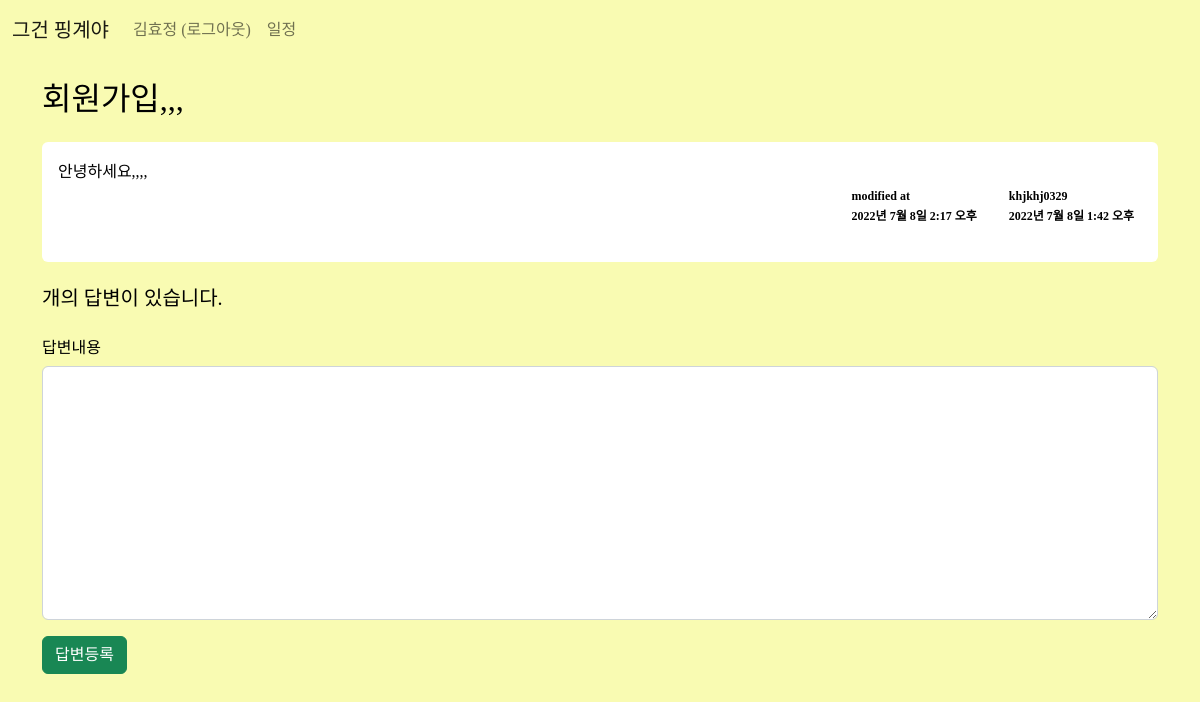
Page /2/ (signed in) on the committed database.
### excuse/models.py (models this page shows, shortened)
class Excuse(models.Model):
    author = models.ForeignKey(User, on_delete=models.CASCADE)
    subject = models.CharField(max_length=200)
    content = models.TextField()
    create_date = models.DateTimeField()
    modify_date = models.DateTimeField(null=True, blank=True)

### excuse/views.py (the view)
# urls.py: path('<int:question_id>/', views.detail, name='detail'),
def detail(request, question_id):
    question = get_object_or_404(Excuse, pk=question_id)
    context = {'question': question}
    return render(request, 'excuse/excuse_detail.html', context)

### templates/excuse/excuse_detail.html (shortened to what this page needs)
{% extends 'base.html' %}
{% block content %}
{% load static %}
<link rel="stylesheet" href="{% static 'css/answer.css' %}">
<div class="container my-3">
<h2 class="border-bottom py-2">{{ question.subject }}</h2>
<div class="card my-3">
    <div class="card-body">
        <div class="card-text" style="white-space: pre-line;">{{ question.content }}</div>
        <div class="d-flex justify-content-end">
            {% if question.modify_date %}
            <div class="badge bg-light text-dark p-2 text-start mx-3">
                <div class="mb-2">modified at</div>
                <div>{{ question.modify_date }}</div>
            </div>
            {% endif %}
            <div class="badge bg-light text-dark p-2 text-start">
                <div class="mb-2">{{ question.author.username }}</div>
                <div>{{ question.create_date }}</div>
            </div>
        </div>
    </div>
</div>
    <h5 class="border-bottom my-3 py-2">{{question.answer_set.count}}개의 답변이 있습니다.</h5>
<form action="{% url 'excuse:board_create' question.id %}" method="post" class="my-3">
    <div class="mb-3">
        <label for="content" class="form-label">답변내용</label>
        <textarea {% if not user.is_authenticated %}disabled{% endif %}
              name="content" id="content" class="form-control" rows="10"></textarea>
    </div>
    <input type="submit" value="답변등록" class="btn btn-success">
</form>
</div>
{% endblock %}

### templates/navbar.html (shortened to what this page needs)
<nav class="navbar navbar-expand-lg navbar-light bg-light border-bottom">
    <div class="container-fluid">
        <a class="navbar-brand" href="{% url 'excuse:index' %}">그건 핑계야</a>
        <div class="collapse navbar-collapse" id="navbarSupportedContent">
            <ul class="navbar-nav">
                <li class="nav-item">
                    {% if user.is_authenticated %}
                    <a class="nav-link" href="{% url 'common:logout' %}">{{ user.username }} (로그아웃)</a>
                    {% else %}
                    <a class="nav-link" href="{% url 'common:login' %}">로그인</a>
                    {% endif %}
                </li>
                <li>
                    <a class="nav-link" href="{% url 'calendar:calendar' %}">일정</a>
                </li>
            </ul>
        </div>
    </div>
</nav>

### static/css/answer.css (style rules this page uses)
body { background-color: #F9FBB2; }

### rows in the picture
Excuse: subject "회원가입,,,", content "안녕하세요,,,,", modify_date "2022년 7월 8일 2:17 오후", author.username "khjkhj0329", create_date "2022년 7월 8일 1:42 오후"

### other values in the picture
{{ user.username }} "김효정"
